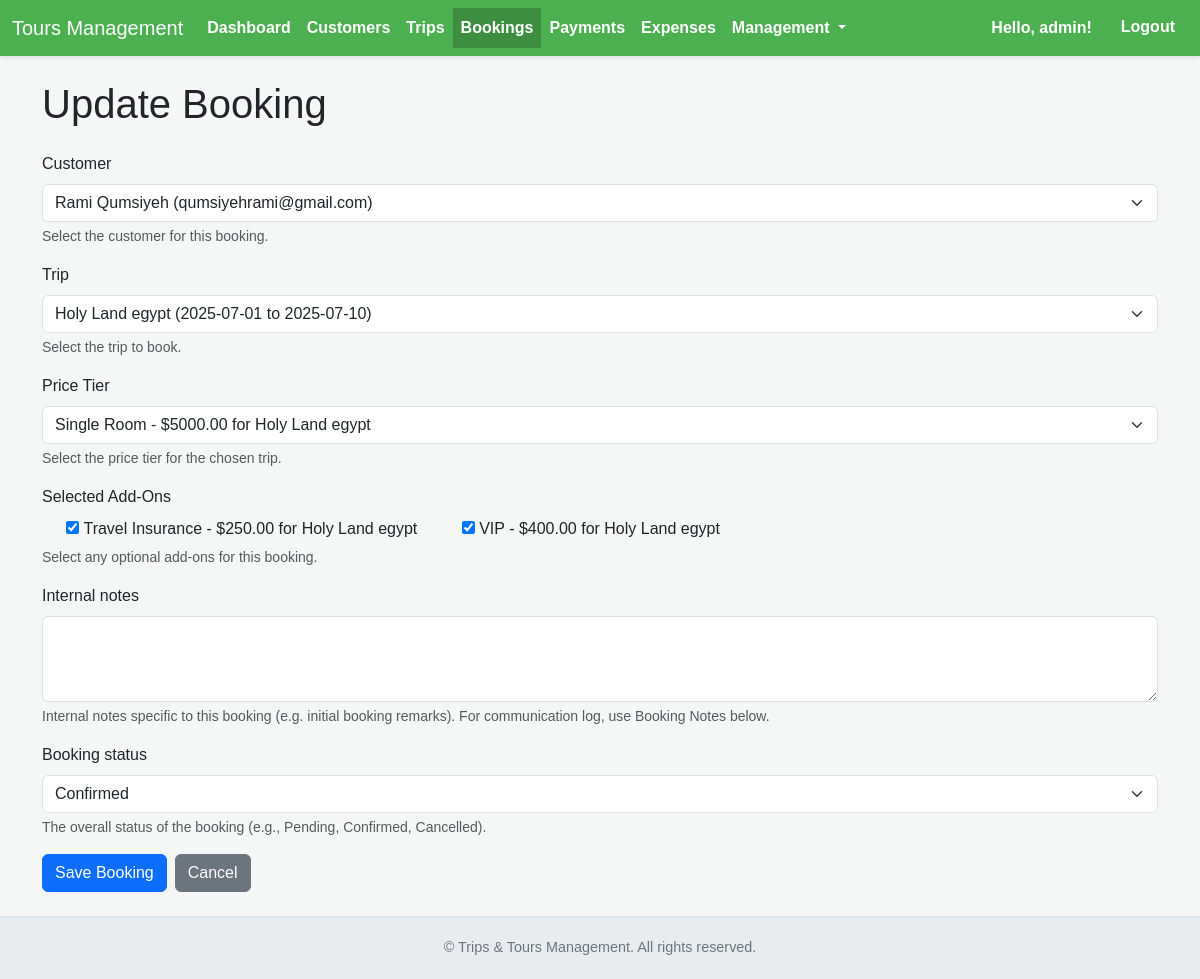
The app's page /bookings/3/edit/ (signed in) with its own data.
### bookings/models.py (models this page shows, shortened)
class Booking(models.Model):
    BOOKING_STATUS_CHOICES = [
        ('pending', 'Pending Confirmation'),
        ('confirmed', 'Confirmed'),
        ('cancelled', 'Cancelled'),
    ]
    PAYMENT_STATUS_CHOICES = [
        ('not_paid', 'Not Paid'),
        ('partially_paid', 'Partially Paid'),
        ('fully_paid', 'Fully Paid'),
        ('refunded', 'Refunded'),
    ]
    customer = models.ForeignKey(Customer, on_delete=models.PROTECT, related_name='bookings',
                                 help_text="The customer making this booking.")
    trip = models.ForeignKey(Trip, on_delete=models.PROTECT, related_name='bookings',
                             help_text="The trip the customer is booking.")
    price_tier = models.ForeignKey(TripPriceTier, on_delete=models.PROTECT, related_name='bookings',
                                   help_text="The chosen price tier for this booking.")
    booking_date = models.DateTimeField(auto_now_add=True)
    internal_notes = models.TextField(blank=True, help_text="Internal notes specific to this booking (e.g. initial booking remarks). For communication log, use Booking Notes below.")
    total_price = models.DecimalField(max_digits=10, decimal_places=2, default=0.00,
                                      help_text="Automatically calculated total price of the booking (tier + add-ons).")
    amount_paid = models.DecimalField(max_digits=10, decimal_places=2, default=0.00,
                                      help_text="Total amount paid by the customer for this booking.")
    booking_status = models.CharField(
        max_length=20,
        choices=BOOKING_STATUS_CHOICES,
        default='pending',
        help_text="The overall status of the booking (e.g., Pending, Confirmed, Cancelled)."
    )
    payment_status = models.CharField(
        max_length=20,
        choices=PAYMENT_STATUS_CHOICES,
        default='not_paid',
        help_text="The payment status based on payments received."
    )
    class Meta:
        ordering = ['-booking_date']
        verbose_name = "Booking"
        verbose_name_plural = "Bookings"
        unique_together = ['customer', 'trip']

### bookings/views.py (the view)
# urls.py: path('<int:pk>/edit/', views.booking_update, name='booking_update'),
@login_required
def booking_update(request, pk):
    from .forms import BookingForm # Local import
    from .models import Booking, BookingSelectedAddOn # Local imports
    booking = get_object_or_404(Booking.objects.select_related('customer', 'trip'), pk=pk)
    if request.method == 'POST':
        form = BookingForm(request.POST, instance=booking)
        if form.is_valid():
            with transaction.atomic():
                old_booking_status = booking.booking_status
                booking = form.save(commit=False)
                booking.save()
                selected_add_ons_from_form = form.cleaned_data['selected_add_ons']
                current_add_on_ids = set(BookingSelectedAddOn.objects.filter(booking=booking).values_list('add_on__pk', flat=True))
                new_add_on_ids = set(ao.pk for ao in selected_add_ons_from_form)
                for add_on_id in (new_add_on_ids - current_add_on_ids):
                    add_on_obj = TripAddOn.objects.get(pk=add_on_id)
                    BookingSelectedAddOn.objects.create(booking=booking, add_on=add_on_obj)
                BookingSelectedAddOn.objects.filter(booking=booking, add_on__pk__in=(current_add_on_ids - new_add_on_ids)).delete()
            return redirect('booking_detail', pk=booking.pk)
    else:
        form = BookingForm(instance=booking)
    context = {
        'form': form,
        'title': 'Update Booking',
        'booking': booking
    }
    return render(request, 'bookings/booking_form.html', context)

### customers/models.py (called while the page is built)
    def __str__(self):
        return f"{self.first_name} {self.last_name} ({self.email or self.phone_number or 'N/A'})"

### customers/templatetags/app_filters.py (called while the page is built)
@register.filter(name='add_class')
def add_class(value, arg):
    return value.as_widget(attrs={'class': arg})

### trips/models.py (called while the page is built)
    def __str__(self):
        return f"{self.name} ({self.start_date.strftime('%Y-%m-%d')} to {self.end_date.strftime('%Y-%m-%d')})"

    def __str__(self):
        return f"{self.name} - ${self.price:.2f} for {self.trip.name}"

    def __str__(self):
        return f"{self.name} - ${self.price:.2f} for {self.trip.name}"

### bookings/templates/bookings/booking_form.html (shortened to what this page needs)
{% extends "base.html" %}
{% load app_filters %}
{% block content %}
    <h1 class="mb-4">{{ title }}</h1>
    <form method="post">
        <div class="mb-3">
            <label for="{{ form.customer.id_for_label }}" class="form-label">{{ form.customer.label }}</label>
            {% if pre_filled_customer %}
                <p class="form-control-plaintext">{{ pre_filled_customer.full_name }}</p>
                <input type="hidden" name="{{ form.customer.name }}" value="{{ pre_filled_customer.pk }}">
            {% else %}
                {{ form.customer|add_class:"form-select" }}
                {% if form.customer.help_text %}<div class="form-text">{{ form.customer.help_text }}</div>{% endif %}
            {% endif %}
        </div>
        <div class="mb-3">
            <label for="{{ form.trip.id_for_label }}" class="form-label">{{ form.trip.label }}</label>
            {{ form.trip|add_class:"form-select" }}
            {% if form.trip.help_text %}<div class="form-text">{{ form.trip.help_text }}</div>{% endif %}
        </div>
        <div class="mb-3">
            <label for="{{ form.price_tier.id_for_label }}" class="form-label">{{ form.price_tier.label }}</label>
            {{ form.price_tier|add_class:"form-select" }}
            {% if form.price_tier.help_text %}<div class="form-text">{{ form.price_tier.help_text }}</div>{% endif %}
        </div>
        <div class="mb-3">
            <label class="form-label">{{ form.selected_add_ons.label }}</label>
            <div id="id_selected_add_ons_container">
                {% for checkbox in form.selected_add_ons %}
                    <div class="form-check form-check-inline">
                        {{ checkbox.tag }}
                        <label class="form-check-label" for="{{ checkbox.id_for_label }}">{{ checkbox.choice_label }}</label>
                    </div>
                {% endfor %}
            </div>
            {% if form.selected_add_ons.help_text %}<div class="form-text">{{ form.selected_add_ons.help_text }}</div>{% endif %}
        </div>
        <div class="mb-3">
            <label for="{{ form.internal_notes.id_for_label }}" class="form-label">{{ form.internal_notes.label }}</label>
            {{ form.internal_notes|add_class:"form-control" }}
            {% if form.internal_notes.help_text %}<div class="form-text">{{ form.internal_notes.help_text }}</div>{% endif %}
        </div>
        <div class="mb-3">
            <label for="{{ form.booking_status.id_for_label }}" class="form-label">{{ form.booking_status.label }}</label>
            {{ form.booking_status|add_class:"form-select" }}
            {% if form.booking_status.help_text %}<div class="form-text">{{ form.booking_status.help_text }}</div>{% endif %}
        </div>
        <div class="d-flex justify-content-start mt-3">
            <button type="submit" class="btn btn-primary me-2">Save Booking</button>
            <a href="{% url 'booking_list' %}" class="btn btn-secondary">Cancel</a>
        </div>
    </form>
{% endblock content %}

### templates/base.html (shortened to what this page needs)
{% load static %}
<!DOCTYPE html>
<html lang="en">
<head>
    <link href="https://cdn.jsdelivr.net/npm/bootstrap@5.3.3/dist/css/bootstrap.min.css" rel="stylesheet">
</head>
<body>
    <nav class="navbar navbar-expand-lg">
        <div class="container-fluid">
            <a class="navbar-brand text-white" href="{% url 'dashboard' %}">Tours Management</a>
            <div class="collapse navbar-collapse" id="navbarNav">
                <ul class="navbar-nav me-auto mb-2 mb-lg-0">
                    <li class="nav-item">
                        <a class="nav-link {% if request.resolver_match.url_name == 'dashboard' %}active{% endif %}" href="{% url 'dashboard' %}">Dashboard</a>
                    </li>
                    <li class="nav-item">
                        <a class="nav-link {% if 'customer' in request.path %}active{% endif %}" href="{% url 'customer_list' %}">Customers</a>
                    </li>
                    <li class="nav-item">
                        <a class="nav-link {% if 'trip' in request.path and not 'booking' in request.path %}active{% endif %}" href="{% url 'trip_list' %}">Trips</a>
                    </li>
                    <li class="nav-item">
                        <a class="nav-link {% if 'booking' in request.path %}active{% endif %}" href="{% url 'booking_list' %}">Bookings</a>
                    </li>
                    <li class="nav-item">
                        <a class="nav-link {% if 'payment' in request.path %}active{% endif %}" href="{% url 'payment_list' %}">Payments</a>
                    </li>
                    <li class="nav-item">
                        <a class="nav-link {% if 'expense' in request.path and 'types' not in request.path %}active{% endif %}" href="{% url 'expense_list' %}">Expenses</a>
                    </li>
                    <li class="nav-item dropdown">
                        <a class="nav-link dropdown-toggle {% if 'types' in request.path %}active{% endif %}" href="#" id="navbarDropdownManagement" role="button" data-bs-toggle="dropdown" aria-expanded="false">
                            Management
                        </a>
                    </li>
                </ul>
                <div class="d-flex">
                    {% if user.is_authenticated %}
                        <span class="navbar-text me-3">Hello, {{ user.username }}!</span>
                        <form action="{% url 'logout' %}" method="post" class="d-inline">
                            <button type="submit" class="btn btn-link text-white">Logout</button>
                        </form>
                    {% else %}
                        <a class="nav-link text-white" href="{% url 'login' %}">Login</a>
                    {% endif %}
                </div>
            </div>
        </div>
    </nav>
    <div class="container flex-grow-1 my-4">
        {% block content %}{% endblock content %}
    </div>
    <footer>
        © {{ "now"|date:"Y" }} Trips & Tours Management. All rights reserved.
    </footer>
</body>
</html>

### templates/base.html (style rules this page uses)
body { font-family: Arial, sans-serif; background-color: #f4f7f6; display: flex; flex-direction: column; min-height: 100vh; }
.navbar { background-color: #4CAF50; box-shadow: 0 2px 4px rgba(0,0,0,0.1); }
.navbar .nav-link { color: white !important; font-weight: bold; transition: background-color 0.3s ease; }
.navbar .nav-link.active { background-color: #3e8e41; }
.navbar .navbar-text { color: white; font-weight: bold; }
.navbar .btn-link { color: white; font-weight: bold; text-decoration: none; transition: background-color 0.3s ease; }
footer { margin-top: auto; padding: 1.25rem; text-align: center; color: #6c757d; font-size: 0.9em; background-color: #e9ecef; border-top: 1px solid #dee2e6; }

### records on screen
Booking: customer "Rami Qumsiyeh (qumsiyehrami@gmail.com)", trip "Holy Land egypt (2025-07-01 to 2025-07-10)", price_tier "Single Room - $5000.00 for Holy Land egypt", booking_status "Confirmed"

### other values on screen
{{ user.username }} "admin"
{{ title }} "Update Booking"
{{ checkbox.choice_label }} "Travel Insurance - $250.00 for Holy Land egypt" "VIP - $400.00 for Holy Land egypt"
